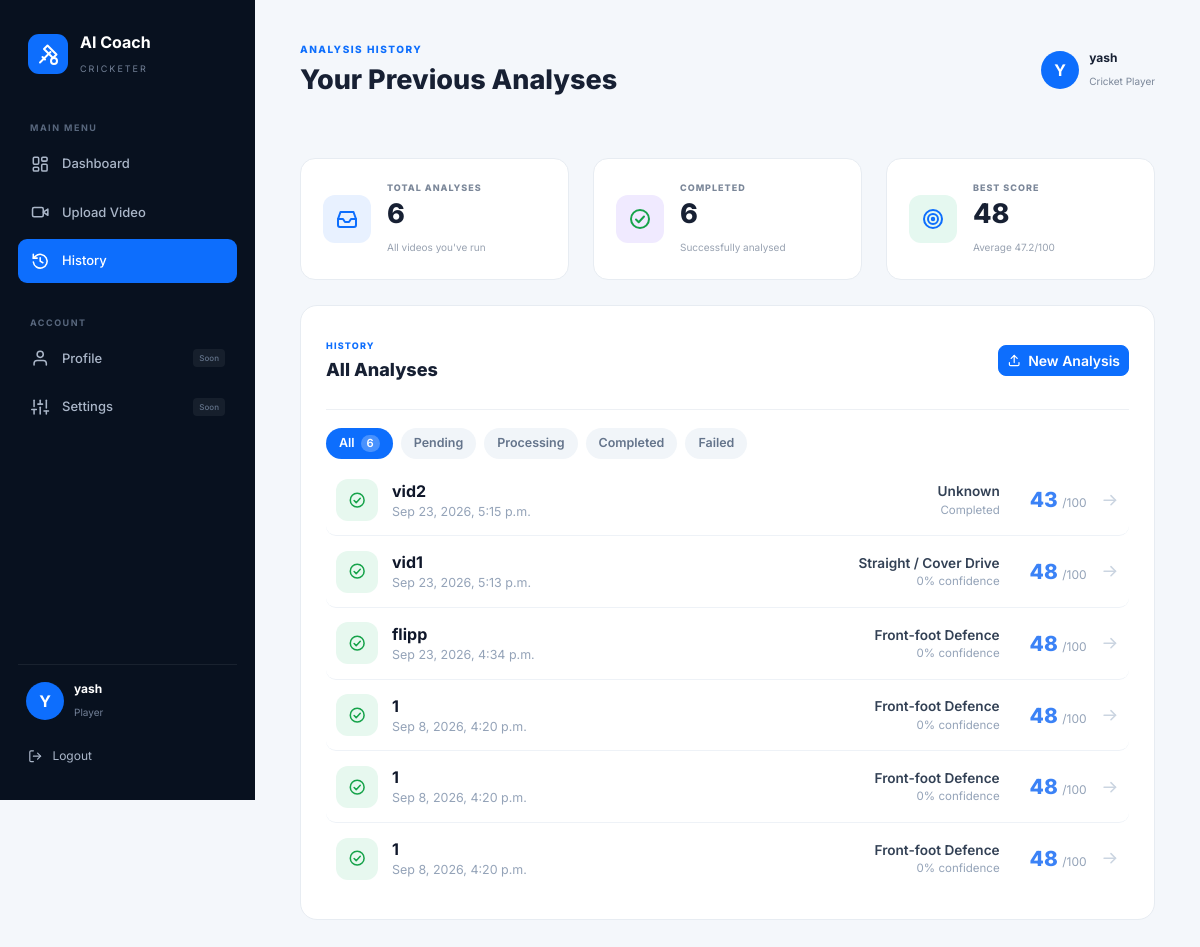
The app's page /history/ (signed in) with its own data.
### analysis/models.py (models this page shows, shortened)
class AnalysisResult(models.Model):
    STATUS_CHOICES = [
        ("PENDING", "Pending"),
        ("PROCESSING", "Processing"),
        ("COMPLETED", "Completed"),
        ("FAILED", "Failed"),
    ]
    user = models.ForeignKey(User, on_delete=models.CASCADE)
    video = models.ForeignKey(
        UploadedVideo,
        on_delete=models.CASCADE,
        related_name="analyses",
    )
    title = models.CharField(max_length=200, blank=True)
    uploaded_at = models.DateTimeField(auto_now_add=True)
    status = models.CharField(
        max_length=20,
        choices=STATUS_CHOICES,
        default="PENDING",
    )
    processed_video = models.FileField(
        upload_to="videos/processed/",
        blank=True,
        null=True,
    )
    total_frames = models.IntegerField(default=0)
    detected_frames = models.IntegerField(default=0)
    detection_percentage = models.FloatField(default=0.0)
    detected_shot = models.CharField(max_length=100, blank=True, default="")
    shot_confidence = models.FloatField(default=0.0)
    overall_score = models.IntegerField(default=0)
    posture_score = models.IntegerField(default=0)
    balance_score = models.IntegerField(default=0)
    lower_body_score = models.IntegerField(default=0)
    upper_body_score = models.IntegerField(default=0)
    follow_through_score = models.IntegerField(default=0)
    measurements = models.JSONField(default=dict, blank=True)
    coaching_feedback = models.JSONField(default=list, blank=True)
    key_observations = models.JSONField(default=list, blank=True)
    shot_reasoning = models.JSONField(default=list, blank=True)
    error_message = models.TextField(blank=True, default="")

class UploadedVideo(models.Model):
    user = models.ForeignKey(User, on_delete=models.CASCADE)
    title = models.CharField(max_length=200)
    video = models.FileField(upload_to="videos/")
    uploaded_at = models.DateTimeField(auto_now_add=True)

### analysis/views.py (the view)
# urls.py: path("history/", views.history, name="history"),
@login_required(login_url="login")
def history(request):
    all_analyses = AnalysisResult.objects.filter(
        user=request.user
    ).select_related("video")
    status = (request.GET.get("status") or "").upper()
    valid_statuses = {code for code, _ in AnalysisResult.STATUS_CHOICES}
    if status in valid_statuses:
        all_analyses = all_analyses.filter(status=status)
    all_analyses = all_analyses.order_by("-uploaded_at")
    paginator = Paginator(all_analyses, PER_PAGE)
    page_number = request.GET.get("page")
    try:
        page_obj = paginator.page(page_number)
    except PageNotAnInteger:
        page_obj = paginator.page(1)
    except EmptyPage:
        page_obj = paginator.page(paginator.num_pages)
    completed_scores = list(
        AnalysisResult.objects.filter(
            user=request.user, status="COMPLETED"
        ).values_list("overall_score", flat=True)
    )
    context = {
        "page_obj": page_obj,
        "analyses": page_obj.object_list,
        "total_analyses": AnalysisResult.objects.filter(
            user=request.user
        ).count(),
        "completed": len(completed_scores),
        "active_status": status,
        "valid_statuses": AnalysisResult.STATUS_CHOICES,
        "best_score": max(completed_scores) if completed_scores else None,
        "avg_score": (
            round(sum(completed_scores) / len(completed_scores), 1)
            if completed_scores
            else None
        ),
    }
    return render(request, "history.html", context)

### templates/history.html (shortened to what this page needs)
{% load static %}
<!DOCTYPE html>
<html lang="en">
<head>
    <link
        href="https://cdn.jsdelivr.net/npm/bootstrap@5.3.7/dist/css/bootstrap.min.css"
        rel="stylesheet">
    <link rel="stylesheet"
          href="{% static 'css/icons.css' %}">
    <link rel="stylesheet"
          href="{% static 'css/dashboard.css' %}">
</head>
<body>
{% include "_sidebar.html" with active_page="history" %}
<main class="main-content">
    <div class="top-bar">
        <div>
            <span class="page-label">
                ANALYSIS HISTORY
            </span>
            <h2>
                Your Previous Analyses
            </h2>
        </div>
        <div class="top-user">
            <div class="top-avatar">
                {{ request.user.username|first|upper }}
            </div>
            <div>
                <strong>
                    {{ request.user.username }}
                </strong>
                <small>
                    Cricket Player
                </small>
            </div>
        </div>
    </div>
    <div class="row g-4 stats-row">
        <div class="col-md-4">
            <div class="stat-card">
                <div class="stat-icon blue">
                    <svg class="ic ic-lg ic-primary">
                        <use href="#i-inbox"/>
                    </svg>
                </div>
                <div>
                    <span>TOTAL ANALYSES</span>
                    <h3>{{ total_analyses }}</h3>
                    <small>All videos you've run</small>
                </div>
            </div>
        </div>
        <div class="col-md-4">
            <div class="stat-card">
                <div class="stat-icon purple">
                    <svg class="ic ic-lg ic-success">
                        <use href="#i-check-circle"/>
                    </svg>
                </div>
                <div>
                    <span>COMPLETED</span>
                    <h3>{{ completed }}</h3>
                    <small>Successfully analysed</small>
                </div>
            </div>
        </div>
        <div class="col-md-4">
            <div class="stat-card">
                <div class="stat-icon green">
                    <svg class="ic ic-lg ic-primary">
                        <use href="#i-target"/>
                    </svg>
                </div>
                <div>
                    <span>BEST SCORE</span>
                    <h3>
                        {% if best_score %}{{ best_score }}{% else %}--{% endif %}
                    </h3>
                    <small>
                        {% if avg_score %}
                            Average {{ avg_score }}/100
                        {% else %}
                            Your highest technique score
                        {% endif %}
                    </small>
                </div>
            </div>
        </div>
    </div>
    <div class="content-card recent-card">
        <div class="card-heading">
            <div>
                <span>HISTORY</span>
                <h4>
                    All Analyses
                </h4>
            </div>
            <a href="{% url 'upload' %}"
               class="btn btn-primary btn-sm history-upload-btn">
                <svg class="ic ic-sm"><use href="#i-upload"/></svg>
                New Analysis
            </a>
        </div>
        <div class="history-filters">
            <a href="{% url 'history' %}"
               class="filter-pill {% if not active_status %}active{% endif %}">
                All <span>{{ total_analyses }}</span>
            </a>
            {% for code, label in valid_statuses %}
                <a href="{% url 'history' %}?status={{ code }}"
                   class="filter-pill {% if active_status == code %}active{% endif %}">
                    {{ label }}
                </a>
            {% endfor %}
        </div>
        {% if analyses %}
            <div class="history-list">
                {% for a in analyses %}
                    <a href="{% url 'analysis_result' a.pk %}"
                       class="history-item">
                        <div class="history-icon status-{{ a.status|lower }}">
                            {% if a.status == "COMPLETED" %}
                                <svg class="ic ic-md ic-success">
                                    <use href="#i-check-circle"/>
                                </svg>
                            {% elif a.status == "FAILED" %}
                                <svg class="ic ic-md ic-danger">
                                    <use href="#i-x-circle"/>
                                </svg>
                            {% else %}
                                <svg class="ic ic-md ic-warning">
                                    <use href="#i-clock"/>
                                </svg>
                            {% endif %}
                        </div>
                        <div class="history-info">
                            <strong>{{ a.title|default:a.video.title }}</strong>
                            <small>
                                {{ a.uploaded_at|date:"M j, Y, g:i a" }}
                            </small>
                        </div>
                        <div class="history-shot">
                            <span>
                                {{ a.detected_shot|default:"—" }}
                            </span>
                            <small>
                                {% if a.shot_confidence %}
                                    {{ a.shot_confidence|floatformat:0 }}% confidence
                                {% else %}
                                    {{ a.status|title }}
                                {% endif %}
                            </small>
                        </div>
                        <div class="history-score">
                            {% if a.status == "COMPLETED" %}
                                <strong>{{ a.overall_score }}</strong>
                                <small>/100</small>
                            {% else %}
                                <span class="badge-short">—</span>
                            {% endif %}
                        </div>
                        <svg class="ic ic-md history-arrow">
                            <use href="#i-arrow-right"/>
                        </svg>
                    </a>
                {% endfor %}
            </div>
        {% endif %}
    </div>
</main>
</body>
</html>

### templates/_sidebar.html (shortened to what this page needs)
<aside class="sidebar" id="sidebar">
    <div class="sidebar-brand">
        <div class="brand-icon">
            <svg class="ic ic-lg"><use href="#i-cricket"/></svg>
        </div>
        <div>
            <strong>AI Coach</strong>
            <small>CRICKETER</small>
        </div>
    </div>
    <div class="sidebar-section">
        <small>MAIN MENU</small>
        <a href="{% url 'dashboard' %}"
           class="sidebar-link {% if active_page == 'dashboard' %}active{% endif %}">
            <span>
                <svg class="ic ic-md"><use href="#i-dashboard"/></svg>
            </span>
            Dashboard
        </a>
        <a href="{% url 'upload' %}"
           class="sidebar-link {% if active_page == 'upload' %}active{% endif %}">
            <span>
                <svg class="ic ic-md"><use href="#i-video"/></svg>
            </span>
            Upload Video
        </a>
        <a href="{% url 'history' %}"
           class="sidebar-link {% if active_page == 'history' %}active{% endif %}">
            <span>
                <svg class="ic ic-md"><use href="#i-history"/></svg>
            </span>
            History
        </a>
    </div>
    <div class="sidebar-section">
        <small>ACCOUNT</small>
        <a href="#"
           class="sidebar-link">
            <span>
                <svg class="ic ic-md"><use href="#i-user"/></svg>
            </span>
            Profile
            <span class="coming-soon">Soon</span>
        </a>
        <a href="#"
           class="sidebar-link">
            <span>
                <svg class="ic ic-md"><use href="#i-settings"/></svg>
            </span>
            Settings
            <span class="coming-soon">Soon</span>
        </a>
    </div>
    <div class="sidebar-bottom">
        <div class="sidebar-user">
            <div class="user-avatar">
                {{ request.user.username|first|upper }}
            </div>
            <div class="user-details">
                <strong>
                    {{ request.user.username }}
                </strong>
                <small>
                    Player
                </small>
            </div>
        </div>
        <a href="{% url 'logout' %}"
           class="logout-link">
            <svg class="ic ic-sm"><use href="#i-logout"/></svg>
            Logout
        </a>
    </div>
</aside>

### records on screen
AnalysisResult: title "vid2", uploaded_at "Sep 23, 2026, 5:15 p.m.", detected_shot "Unknown", status "Completed", overall_score "43"
AnalysisResult: status "COMPLETED" (drawn), title "vid1", uploaded_at "Sep 23, 2026, 5:13 p.m.", detected_shot "Straight / Cover Drive", shot_confidence "0", overall_score "48"
AnalysisResult: status "COMPLETED" (drawn), title "flipp", uploaded_at "Sep 23, 2026, 4:34 p.m.", detected_shot "Front-foot Defence", shot_confidence "0", overall_score "48"
AnalysisResult: status "COMPLETED" (drawn), title "1", uploaded_at "Sep 8, 2026, 4:20 p.m.", detected_shot "Front-foot Defence", shot_confidence "0", overall_score "48"
AnalysisResult: status "COMPLETED" (drawn), title "1", uploaded_at "Sep 8, 2026, 4:20 p.m.", detected_shot "Front-foot Defence", shot_confidence "0", overall_score "48"
AnalysisResult: status "COMPLETED" (drawn), title "1", uploaded_at "Sep 8, 2026, 4:20 p.m.", detected_shot "Front-foot Defence", shot_confidence "0", overall_score "48"

### other values on screen
{{ request.user.username|first|upper }} "Y"
{{ request.user.username }} "yash"
{{ total_analyses }} "6"
{{ completed }} "6"
{{ best_score }} "48"
{{ avg_score }} "47.2"
{{ label }} "Pending" "Processing" "Completed" "Failed"
